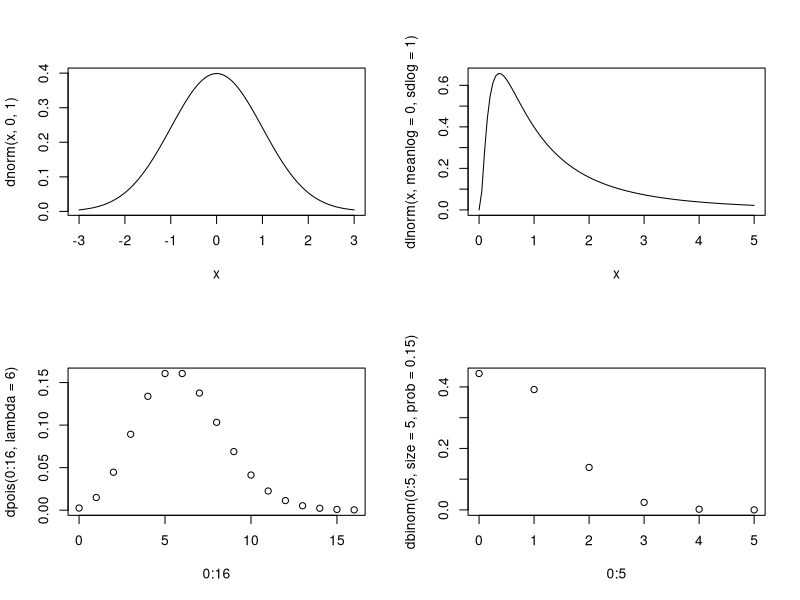

The R script that drew this image:
#This was my first script produced with Professor Wood, to try to better comprehend various distributions. In this script, a normal, log normal, poisson, and binomial distribution were produced. 

#par
par(mfrow=c(2,2))
curve(dnorm(x,0,1),xlim=c(-3,3))
curve(dlnorm(x,meanlog=0,sdlog=1), xlim=c(0,5))
plot(y=dpois(0:16,lambda=6),x=0:16,type="p")
plot(y=dbinom(0:5,size=5,prob=0.15),x=0:5)

#split.screen
# split.screen(curve(dnorm(x,0,1),xlim=c(-3,3)))
# curve(dlnorm(x,meanlog=0,sdlog=1), xlim=c(0,5)))
# curve(dpois(x,lambda=6),xlim=c(0,15),n=16, add=TRUE)
# curve(dbinom(x,size=5,prob=0.65),xlim=c(0,),n=16, add=TRUE)
# screen, erase = TRUE))
